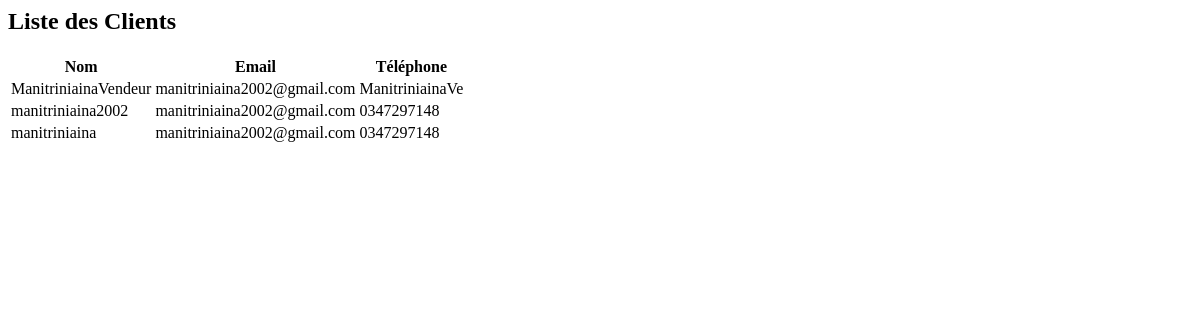
/users/customers/ (signed in), run on an earlier commit of the app's database.
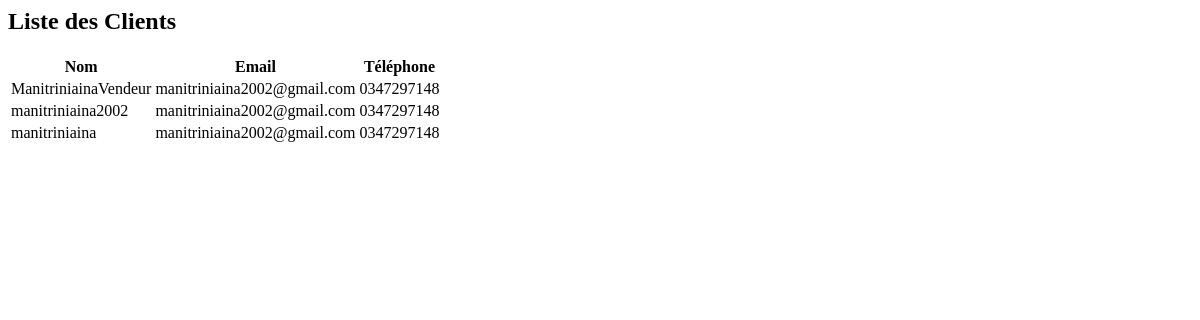
And on a later commit of the database.
### store/models.py (models this page shows, shortened)
class Customer(models.Model):
    user = models.OneToOneField('users.CustomUser', on_delete=models.CASCADE, related_name='customer_user')  # Link to CustomUser
    name = models.CharField(max_length=255)
    email = models.EmailField()
    address = models.CharField(max_length=255, null=True, blank=True)  # Ajout du champ d'adresse
    phone_number = models.CharField(max_length=15, null=True, blank=True)  # Ajout du champ de numéro de téléphone

### users/models.py (models this page shows, shortened)
class CustomUser(AbstractUser):
    USER_TYPES = [
        ('client', 'Client'),
        ('seller', 'Seller'),
    ]
    phone_number = models.CharField(max_length=15, blank=True)
    user_type = models.CharField(max_length=10, choices=USER_TYPES, default='client')  # Champ de type d'utilisateur
    customer = models.OneToOneField('store.Customer', on_delete=models.CASCADE, null=True, blank=True, related_name='user_customer')

### users/views.py (the view)
# urls.py: path('customers/', customer_list, name='customer_list'),  # URL pour la liste des clients
@login_required
def customer_list(request):
    customers = Customer.objects.all()  # Récupérer tous les clients
    return render(request, 'users/customer_list.html', {'customers': customers})

### users/templates/users/customer_list.html
<h2>Liste des Clients</h2>
<table class="table">
    <thead>
        <tr>
            <th>Nom</th>
            <th>Email</th>
            <th>Téléphone</th>
        </tr>
    </thead>
    <tbody>
        {% for customer in customers %}
        <tr>
            <td>{{ customer.name }}</td>
            <td>{{ customer.email }}</td>
            <td>{{ customer.user.phone_number }}</td>
        </tr>
        {% endfor %}
    </tbody>
</table>

What changed in the data, as far as the page shows it:
changed through a linked row, Customer "ManitriniainaVendeur": user.phone_number "ManitriniainaVe" → "0347297148"
